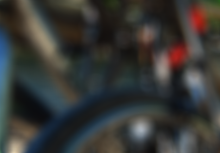
%> input picture dataset/Bikes/Bikes_008.png, 220 x 153 px, shrunk from 625 x 434 before the run; its folder holds only this picture in this run
$ octave TilePick_code.m   (GNU Octave 9; MATLAB toolbox functions it lacks are replaced by stand-ins)
%> lines starting %> are read from the running program, lines starting %| are printed output that depends on the picture
% Grid division based selection code

%{
Information about this version: the algorithm receives all images as
input; then, an output image is generated with the best input images based on
a focus measure algorithm. The action map construction considers the pixel
value and it neighbors' values.
%}

%%%%%%%%%%%%%%%%%%%%%%%%%%%%%%%%%%%%%%%%%%%%%%%%%%%%%%%%%%%%%%%%%%%%%%%%%%%
%{
Here, the code reads the folder containing the images. The code splits each
image in a NxN grid and calculates the focus score per tile of the grid.
The code then chooses the K images with highest score per tile.
%}

clear all;
close all;
clc;

filename = 'Bikes'; % Replace with the name of the folder of the images you want to merge
addpath(genpath('functions'));

listing = dir(strcat('dataset/', filename, '*/*.png'));
files = {listing.name};
stack_length = length(files);
example = imread(fullfile(strcat('dataset/', filename), files{1}));
%> example is the input picture: size 153x220x3 uint8; mean R, G, B 55.9, 56.3, 54

stack = zeros(size(example,1), size(example,2), stack_length);
red_stack = zeros(size(example,1), size(example,2), stack_length);
green_stack = zeros(size(example,1), size(example,2), stack_length);
blue_stack = zeros(size(example,1), size(example,2), stack_length);

for k = 1:stack_length
    path = fullfile(strcat('dataset/', filename), files{k});
    image = imread(path);
    red_stack(:,:,k) = image(:,:,1);
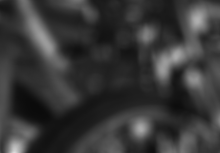
%> red_stack: size 153x220 double; min 11, max 218, mean 55.9
    green_stack(:,:,k) = image(:,:,2);
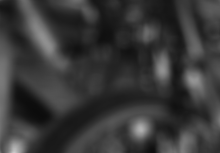
%> green_stack: size 153x220 double; min 12, max 200, mean 56.3
    blue_stack(:,:,k) = image(:,:,3);
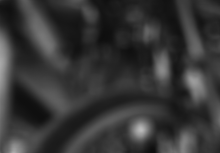
%> blue_stack: size 153x220 double; min 14, max 187, mean 54
    image = rgb2gray(image);
    stack(:,:,k) = image(:,:);
%> the run ends on the next line
end

number_of_images = zeros(4,4);
final_score = zeros(4,4);
folder = 'results/gridmethod';
iter = 1;

for grid = 2:5 % splits the image in 2x2 to 5x5 grids
    for imgs = 1:4 % picks 1 to 4 images per grid

        top_images = tile_score(stack, grid, imgs)
